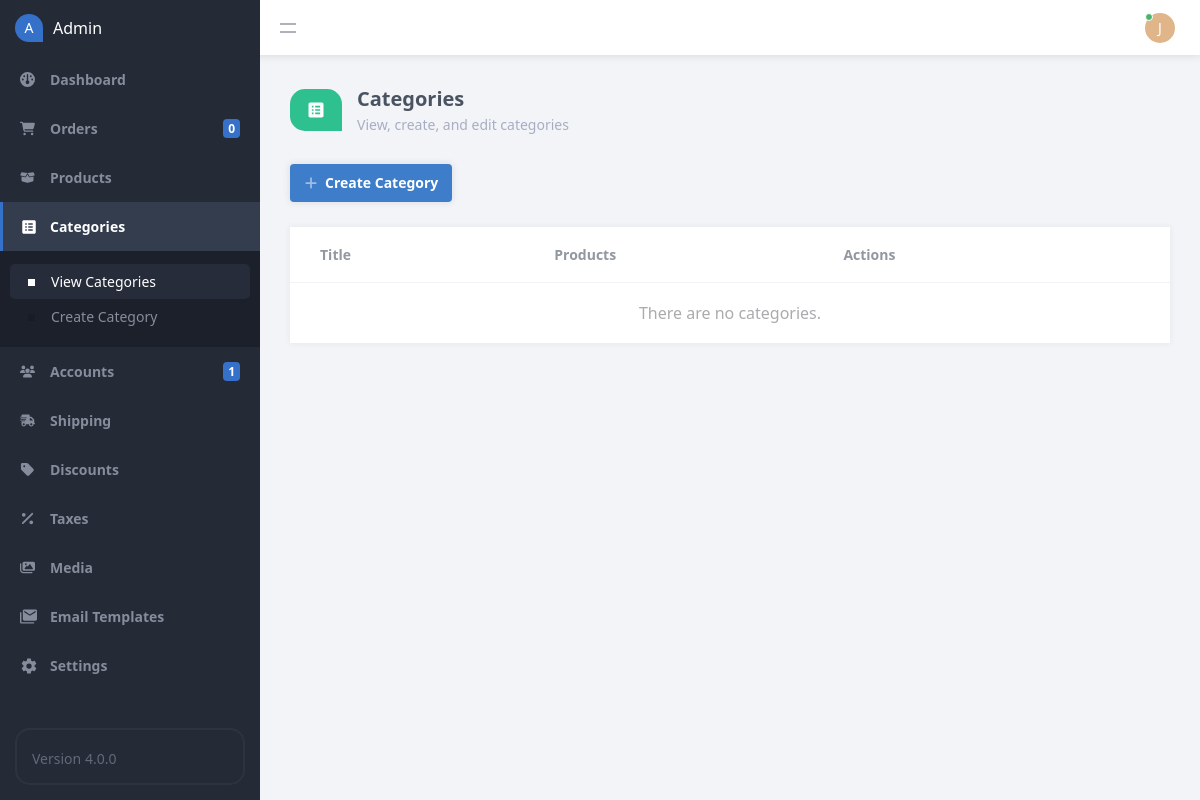
/admin/index.php?page=categories (signed in), run on an earlier commit of the app's database.
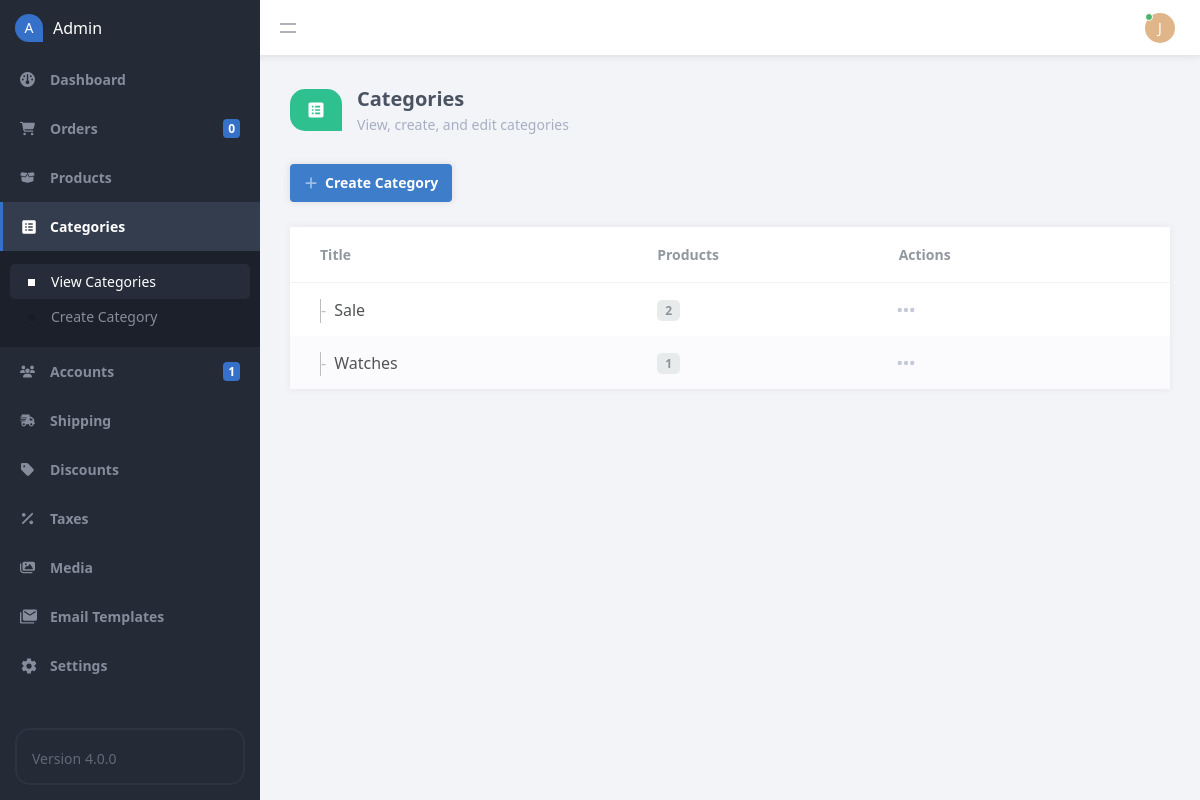
And on a later commit of the database.
### tables this page shows
CREATE TABLE IF NOT EXISTS `product_categories` (
  `id` int(11) NOT NULL AUTO_INCREMENT,
  `title` varchar(255) NOT NULL,
  `parent_id` int(11) NOT NULL DEFAULT 0,
  PRIMARY KEY (`id`)
);

### admin/index.php (called while the page is built, shortened)
<?php
include '../functions.php';
$page = isset($_GET['page']) && file_exists($_GET['page'] . '.php') ? $_GET['page'] : 'dashboard';
include $page . '.php';
?>

### admin/categories.php (the view, shortened to what this page needs)
<?php
$stmt = $pdo->prepare('SELECT c.*, COUNT(pc.id) AS num_products FROM product_categories c LEFT JOIN product_category pc ON pc.category_id = c.id GROUP BY c.id, c.title, c.parent_id ORDER BY c.title ASC');
$stmt->execute();
$categories = $stmt->fetchAll(PDO::FETCH_ASSOC);
function admin_populate_categories($categories, $parent_id = 0, $n = 0) {
    $html = '';
    foreach ($categories as $category) {
        if ($parent_id == $category['parent_id']) {
            $html .= '
            <tr>
                <td><span style="padding-right:8px;color:#bbbec0;border-left:1px solid #bbbec0;padding-bottom:2px;">-' . str_repeat('--', $n) . '</span>' . $category['title'] . '</td>
                <td><span class="grey small">' . $category['num_products'] . '</span></td>
                <td class="actions">
                    <div class="table-dropdown">
                            <a href="index.php?page=category&id=' . $category['id'] . '">
                            </a>
                            <a href="index.php?page=category&parent_id=' . $category['id'] . '">
                            </a>
                            <a href="index.php?page=products&category=' . $category['id'] . '">
                            </a>
                            <a class="red" href="index.php?page=categories&delete=' . $category['id'] . '" onclick="return confirm(\'Are you sure you want to delete this category?\')">
                            </a>
                    </div>
                </td>
            </tr>
            ';
            $html .= admin_populate_categories($categories, $category['id'], $n+1);
        }
    }
    return $html;
}
?>
<?=template_admin_header('Categories', 'categories')?>
<div class="content-title">
    <div class="title">
        <div class="icon">
            <svg width="20" height="20" xmlns="http://www.w3.org/2000/svg" viewBox="0 0 24 24"><path d="M19 3H5C3.9 3 3 3.9 3 5V19C3 20.1 3.9 21 5 21H19C20.1 21 21 20.1 21 19V5C21 3.9 20.1 3 19 3M7 7H9V9H7V7M7 11H9V13H7V11M7 15H9V17H7V15M17 17H11V15H17V17M17 13H11V11H17V13M17 9H11V7H17V9Z" /></svg>
        </div>
        <div class="txt">
            <h2>Categories</h2>
            <p>View, create, and edit categories</p>
        </div>
    </div>
</div>
<div class="content-header responsive-flex-column pad-top-5">
    <a href="index.php?page=category" class="btn">
        Create Category
    </a>
</div>
<div class="content-block no-pad">
    <div class="table">
        <table>
            <thead>
                <tr>
                    <td>Title</td>
                    <td>Products</td>
                    <td>Actions</td>
                </tr>
            </thead>
            <tbody>
                <?php if (empty($categories)): ?>
                <tr>
                    <td colspan="20" class="no-results">There are no categories.</td>
                </tr>
                <?php else: ?>
                <?=admin_populate_categories($categories)?>
                <?php endif; ?>
            </tbody>
        </table>
    </div>
</div>
<?=template_admin_footer()?>

What changed in the data, as far as the page shows it:
added product_categories: title "Sale", num_products "2"
added product_categories: title "Watches", num_products "1"
Also different on the page:
text no longer shown: "There are no categories."
